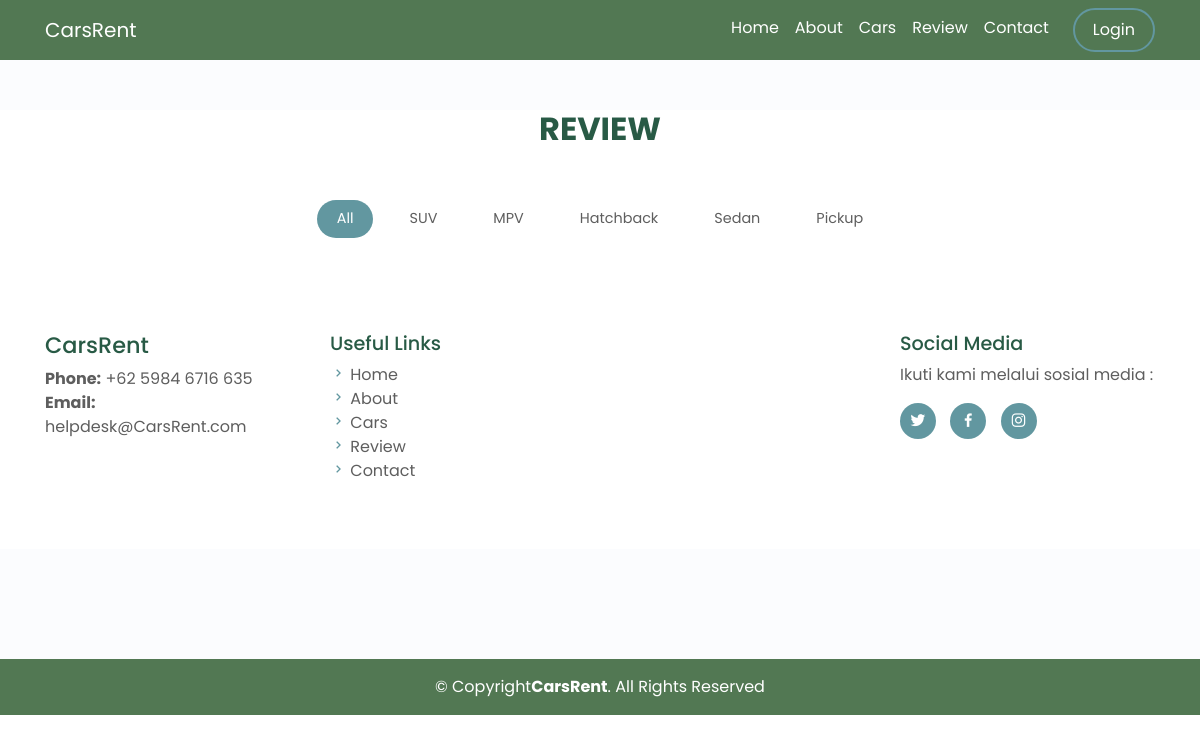
Screenshot of /index.php/review with the database file from the repository.
### tables this page shows
CREATE TABLE `tipe` (
  `id_tipe` int(5) NOT NULL,
  `nama` varchar(64) NOT NULL
);

### application/controllers/Review.php (called while the page is built, shortened)
<?php
class Review extends CI_Controller {
    public function __construct() {
        $this->load->model('ModelCars');
    }
    public function index() {
        if ($this->session->userdata('username')) {
            $user = $this->ModelUser->cekData(['username' => $this->session->userdata('username')])->row_array();
            $user['user'] = $user;
            $this->load->view('templates/login_header', $user);
        } else {
            $this->load->view('templates/header');
        }
        $data['review'] = $this->ModelCars->getReview();
        $data['tipe'] = $this->ModelCars->getTipe();
        $this->load->view('review/index', $data);
        $this->load->view('templates/footer');
    }
}

### index.php (called while the page is built, shortened)
<?php
require_once BASEPATH.'core/CodeIgniter.php';

### application/models/ModelCars.php (called while the page is built, shortened)
<?php
class ModelCars extends CI_Model
{
    public function getReview()
    {
        $this->db->select('id_review, is_active, tipe.nama as tipe, user.username as username, user.gambar as gambar, mobil.nama as nama, review.massage, review.rating');
        $this->db->from('review');
        $this->db->join('user', 'user.id_user = review.id_user');
        $this->db->join('mobil', 'mobil.id = review.id');
        $this->db->join('tipe', 'tipe.id_tipe = mobil.id_tipe');
        $this->db->order_by('id_review','desc');
        $query = $this->db->get();
        return $query->result_array();
    }
    public function getTipe()
    {
        $this->db->select("id_tipe, nama as tipe");
        $this->db->from('tipe');
        $query = $this->db->get();
        return $query->result();
    }
}
?>

### application/views/review/index.php (the view, shortened to what this page needs)
<div class="container">
    <div class="section-title mb-4 mb-xl-0" data-aos="fade-left" data-aos-duration="1000">
        <h2>Review</h2>
    </div>
    <div class="section-title mb-4 mb-xl-0" data-aos="fade-left" data-aos-duration="1000">
        <div class="row row-gap-3">
            <tbody>
                <section id="cars">
                    <div class="filter-wrap mt-4 d-flex flex-lg-row flex-column justify-content-lg-center row-gap-2 column-gap-3 mb-4"
                        data-aos="zoom-in" data-aos-duration="1000">
                        <span class="filter-btn filter-active" data-filter="*">All</span>
                        <?php
foreach ($tipe as $t) { ?>
    <span class="filter-btn" data-filter="filter-<?= $t->tipe; ?>"><?= $t->tipe; ?></span>
<?php } ?>
</div>
            </tbody>
        </div>
    </div>
</div>

### assets/css/style.css (style rules this page uses)
* { font-family: "Poppins", sans-serif; }
:root { --blue-color: #6297a0; --dark-blue-color: #285a45; --gray-color: #5e5e5e; --dark-light-blue-color: #0b301b; }
section { padding: 20px 0px; }
.section-title { text-align: center; margin-bottom: 20px; }
.section-title h2 { font-size: 32px; font-weight: bold; text-transform: uppercase; position: relative; color: #285a45; }
.filter-wrap .filter-btn { cursor: pointer; font-size: .9em; color: var(--gray-color); padding: 8px 20px; border-radius: 50px; transition: 0.3s; }
.filter-wrap .filter-btn.filter-active { background-color: var(--blue-color); color: white; }
* { margin: 0; padding: 0; }

### rows the page displays
tipe: nama "SUV"
tipe: nama "MPV"
tipe: nama "Hatchback"
tipe: nama "Sedan"
tipe: nama "Pickup"
